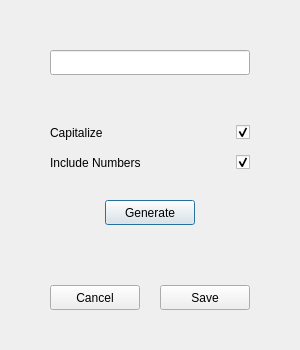
<?xml version="1.0" encoding="UTF-8"?>
<ui version="4.0">
 <class>UsernameGeneratorDialog</class>
 <widget class="QDialog" name="UsernameGeneratorDialog">
  <property name="geometry">
   <rect>
    <x>0</x>
    <y>0</y>
    <width>300</width>
    <height>350</height>
   </rect>
  </property>
  <property name="windowTitle">
   <string>Username Generator</string>
  </property>
  <widget class="QCheckBox" name="include_numbers_checkbox">
   <property name="geometry">
    <rect>
     <x>235</x>
     <y>150</y>
     <width>15</width>
     <height>25</height>
    </rect>
   </property>
   <property name="font">
    <font>
     <stylestrategy>PreferDefault</stylestrategy>
     <kerning>true</kerning>
    </font>
   </property>
   <property name="layoutDirection">
    <enum>Qt::RightToLeft</enum>
   </property>
   <property name="styleSheet">
    <string notr="true">QAbstractButton {
	text-align: left;
}</string>
   </property>
   <property name="text">
    <string/>
   </property>
   <property name="checked">
    <bool>true</bool>
   </property>
  </widget>
  <widget class="QCheckBox" name="capitalize_checkbox">
   <property name="geometry">
    <rect>
     <x>235</x>
     <y>120</y>
     <width>15</width>
     <height>25</height>
    </rect>
   </property>
   <property name="layoutDirection">
    <enum>Qt::RightToLeft</enum>
   </property>
   <property name="styleSheet">
    <string notr="true"/>
   </property>
   <property name="text">
    <string/>
   </property>
   <property name="checked">
    <bool>true</bool>
   </property>
  </widget>
  <widget class="QLabel" name="capitalize_label">
   <property name="geometry">
    <rect>
     <x>50</x>
     <y>120</y>
     <width>67</width>
     <height>25</height>
    </rect>
   </property>
   <property name="text">
    <string>Capitalize</string>
   </property>
  </widget>
  <widget class="QLabel" name="include_numbers_label">
   <property name="geometry">
    <rect>
     <x>50</x>
     <y>150</y>
     <width>121</width>
     <height>25</height>
    </rect>
   </property>
   <property name="text">
    <string>Include Numbers</string>
   </property>
  </widget>
  <widget class="QLineEdit" name="username_line_edit">
   <property name="geometry">
    <rect>
     <x>50</x>
     <y>50</y>
     <width>200</width>
     <height>25</height>
    </rect>
   </property>
  </widget>
  <widget class="QPushButton" name="generate_button">
   <property name="geometry">
    <rect>
     <x>105</x>
     <y>200</y>
     <width>90</width>
     <height>25</height>
    </rect>
   </property>
   <property name="text">
    <string>Generate</string>
   </property>
  </widget>
  <widget class="QPushButton" name="save_button">
   <property name="geometry">
    <rect>
     <x>160</x>
     <y>285</y>
     <width>90</width>
     <height>25</height>
    </rect>
   </property>
   <property name="text">
    <string>Save</string>
   </property>
  </widget>
  <widget class="QPushButton" name="cancel_button">
   <property name="geometry">
    <rect>
     <x>50</x>
     <y>285</y>
     <width>90</width>
     <height>25</height>
    </rect>
   </property>
   <property name="text">
    <string>Cancel</string>
   </property>
  </widget>
 </widget>
 <resources/>
 <connections/>
</ui>
